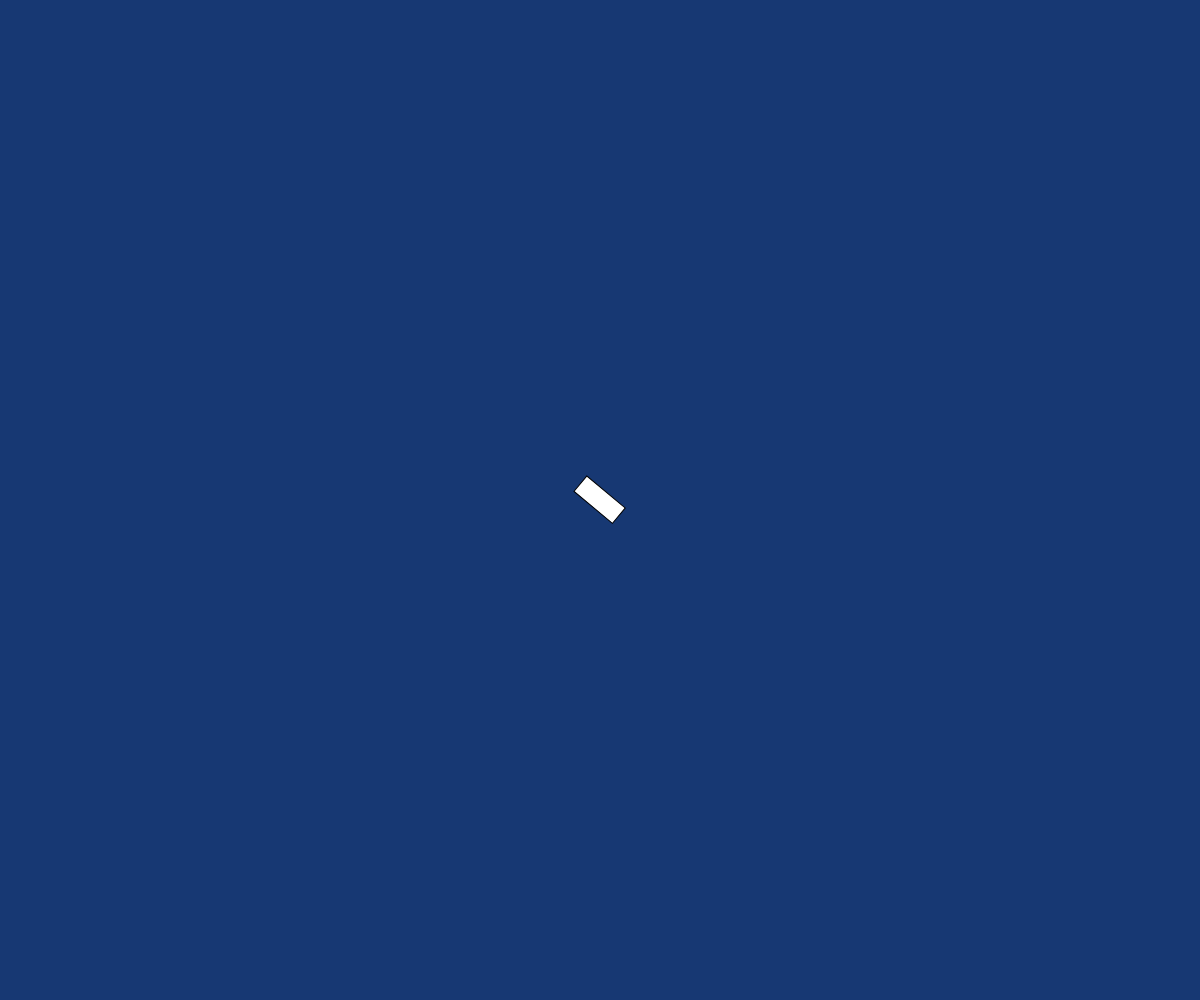
Frame 1 (no input)
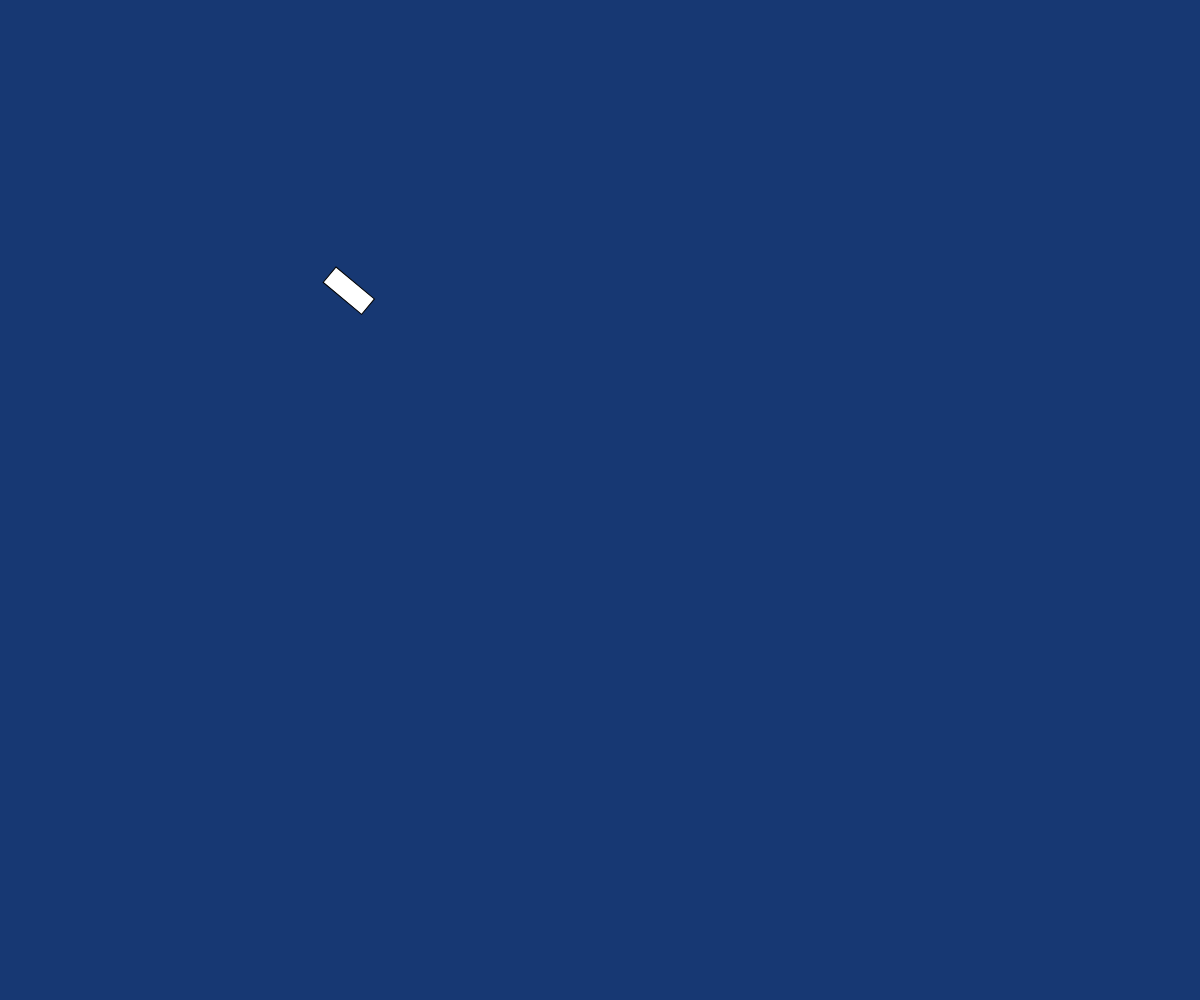
Frame 60 (no input)
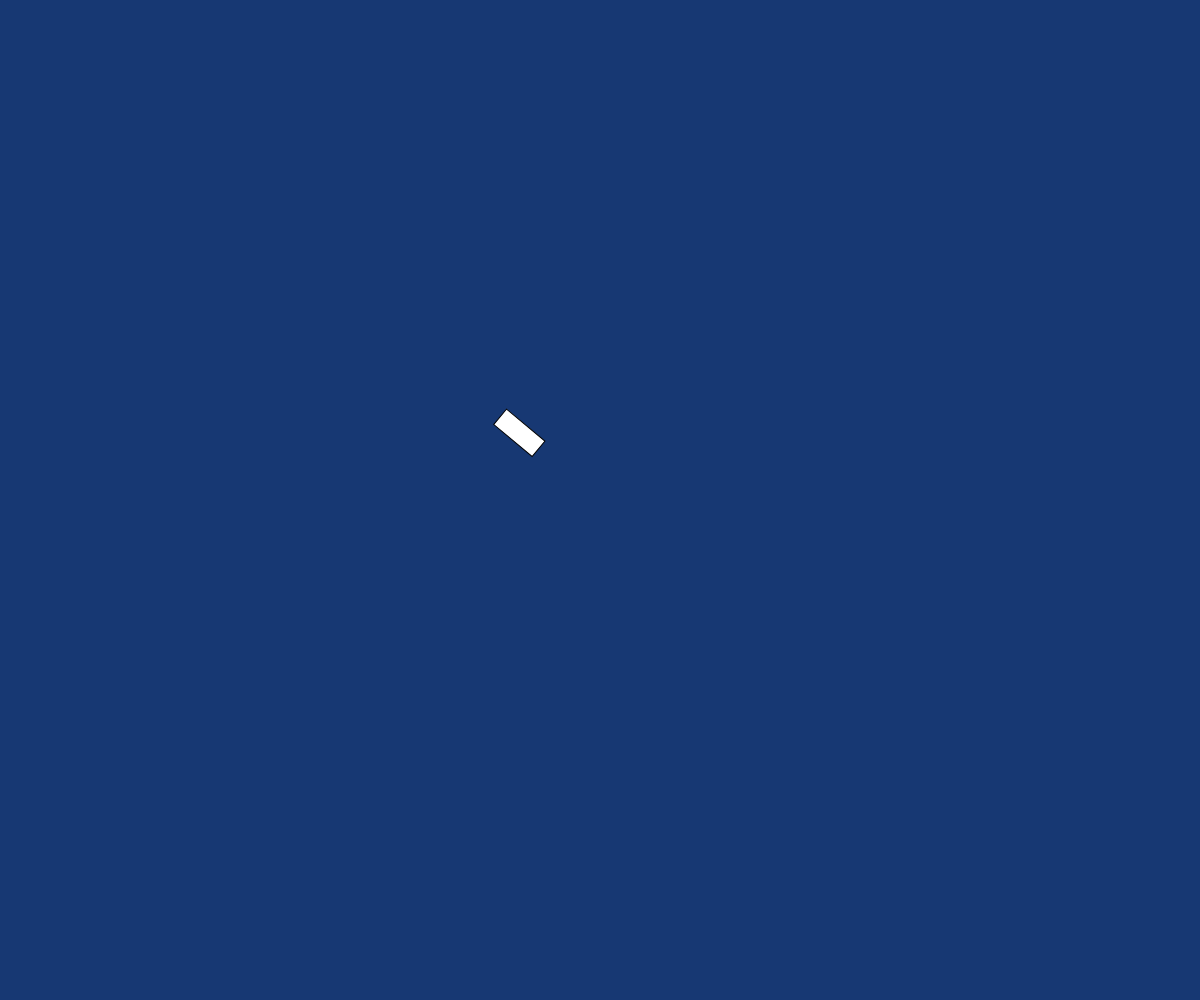
Frame 120 (the mouse pressed at the canvas centre since frame 60)

The p5.js sketch that drew these frames (run headless with seeded random() and noise() and a simulated clock; from frame 60 on, the mouse is pressed at the canvas centre):

// p5.js sketch
// ── sketch.js
let mover;
let longueur = 50;
let largeur = 20;

function setup() {
  createCanvas(windowWidth, windowHeight);
  mover = new Mover(longueur, largeur);
}

function draw() {
  background(23, 56, 115);

  mover.update();
  mover.checkEdges();
  mover.show();
}

// ── mover.js
class Mover {
  constructor(long, larg) {
    this.pos = createVector(width / 2, height / 2);
    this.vel = createVector(0, 0);
    this.acc = 0;

    this.h = long;
    this.w = larg;
    
    this.maxSpeed = 6;
  }

  applyForce(force) {
    let f = p5.Vector.div(force, this.mass);
    this.acc.add(f);
  }

  update() {
    let mouse = createVector(mouseX, mouseY);
    let dir = p5.Vector.sub(mouse, this.pos);
    dir.normalize();
    dir.mult(0.5);
    this.acc = dir;

    this.vel.add(this.acc);
    this.vel.limit(this.maxSpeed);
    this.pos.add(this.vel);
  }

  show() {
    // On dessine un rectangle qui pointe dans la direction de la vitesse
    // V = Vx et Vy --> hyôthénuse = arctan(opposé / adjacent)
    // On utilise atan2 qui résout le probleme de la direction (positif et négatifs = same)

    let angle = this.vel.heading();
    // heading = Pareil que : let angle = atan2(this.vel.y / this.vel.x);

    push();

    stroke(0);
    fill(255);
    rectMode(CENTER);
    
    translate(this.pos.x, this.pos.y);
    rotate(angle);
    rect(0, 0, this.h, this.w);

    pop();
  }
  
  checkEdges() {
    if (this.pos.x > width) {
      this.pos.x = 0;
    } else if (this.pos.x < 0) {
      this.pos.x = width;
    }

    if (this.pos.y > height) {
      this.pos.y = 0;
    } else if (this.pos.y < 0) {
      this.pos.y = height;
    }
  }
}
